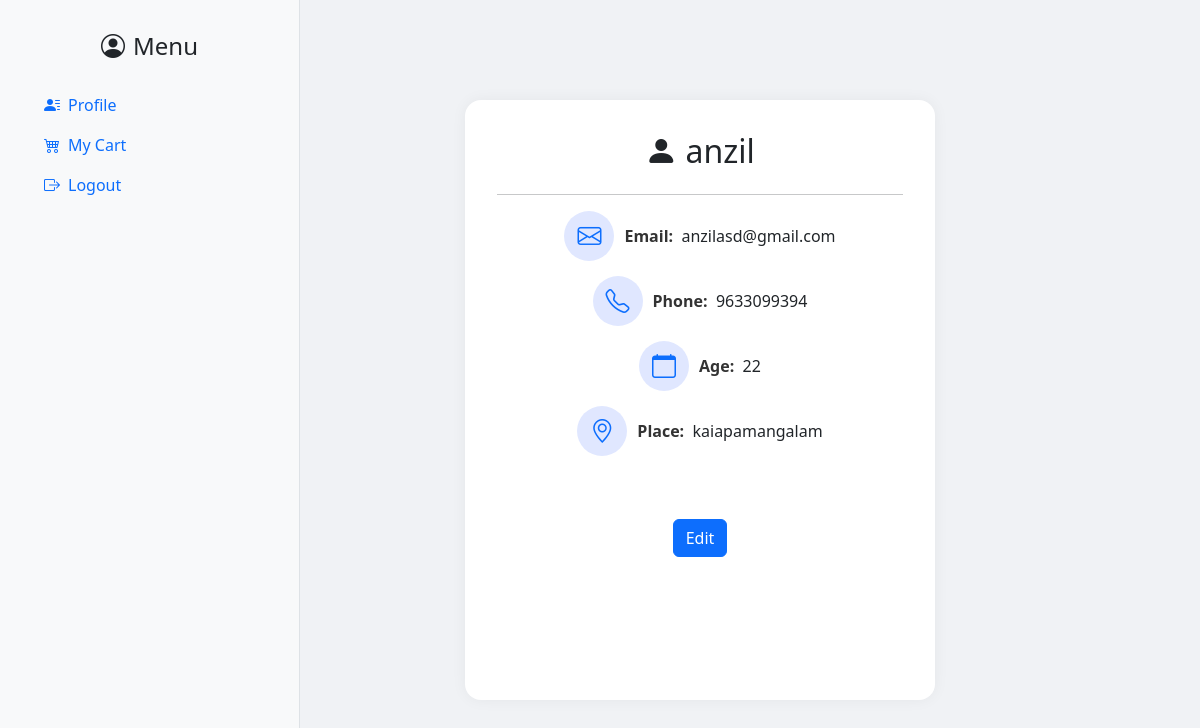
The app's page /profile/ (signed in) with its own data.
### myapp/models.py (models this page shows, shortened)
class Userdetails(AbstractUser):
    age = models.IntegerField(default=15, blank=True, null=True)
    phoneNumber = models.CharField(max_length=15, default="0000000000", blank=True)
    place = models.CharField(max_length=255, default='Unknown', blank=True)

### myapp/views.py (the view)
# urls.py: path('profile/',views.profile_view,name="profile"),
def profile_view(request):
    return render( request,'./profile.html')

### myapp/templates/profile.html (shortened to what this page needs)
<!DOCTYPE html>
<html>
<head>
    <link href="https://cdn.jsdelivr.net/npm/bootstrap@5.3.0/dist/css/bootstrap.min.css" rel="stylesheet">
    <link href="https://cdn.jsdelivr.net/npm/bootstrap-icons@1.10.5/font/bootstrap-icons.css" rel="stylesheet">
</head>
<body>
<div class="container-fluid">
    <div class="row">
        <div class="col-md-3 sidebar">
            <h4 class="text-center"><i class="bi bi-person-circle me-2"></i>Menu</h4>
            <ul class="nav flex-column px-3 mt-4">
                <li class="nav-item"><a class="nav-link active" href="#"><i class="bi bi-person-lines-fill me-2"></i>Profile</a></li>
                <li class="nav-item"><a class="nav-link" href="#"><i class="bi bi-cart4 me-2"></i>My Cart</a></li>
                <li class="nav-item"><a class="nav-link" href="{% url 'logout' %}"><i class="bi bi-box-arrow-right me-2"></i>Logout</a></li>
            </ul>
        </div>
        <div class="col-md-8 profile-content d-flex justify-content-center align-items-center">
            <div class="col-md-8 profile-card">
                <h2 class="mb-4"><i class="bi bi-person-fill"></i> {{ user.username }}</h2>
                <hr>
                <div class="info-row">
                    <div class="icon-circle"><i class="bi bi-envelope"></i></div>
                    <span class="profile-title">Email:</span>&nbsp; {{ user.email }}
                </div>
                <div class="info-row">
                    <div class="icon-circle"><i class="bi bi-telephone"></i></div>
                    <span class="profile-title">Phone:</span>&nbsp; {{ user.phoneNumber }}
                </div>
                <div class="info-row">
                    <div class="icon-circle"><i class="bi bi-calendar"></i></div>
                    <span class="profile-title">Age:</span>&nbsp; {{ user.age }}
                </div>
                <div class="info-row">
                    <div class="icon-circle"><i class="bi bi-geo-alt"></i></div>
                    <span class="profile-title">Place:</span>&nbsp; {{ user.place }}
                </div>
                <br>
                <br>
                <div>
                    <a href="{% url 'update_user'%}" style="display:inline-flex;" class="btn btn-primary">Edit</a>
                </div>
            </div>
        </div>
    </div>
</div>
</body>
</html>

### myapp/templates/profile.html (style rules this page uses)
body { background-color: #f0f2f5; }
.sidebar { height: 100vh; padding-top: 2rem; background-color: #f8f9fa; border-right: 1px solid #dee2e6; }
.profile-content { padding: 3rem; }
.profile-card { height: 600px; background: white; border-radius: 1rem; padding: 2rem; box-shadow: 0 0 15px rgba(0,0,0,0.05); text-align: center; }
.icon-circle { width: 50px; height: 50px; display: inline-flex; justify-content: center; align-items: center; border-radius: 50%; background-color: #e0e7ff; color: #0d6efd; font-size: 1.5rem; margin-right: 10px; }
.profile-title { font-weight: 600; color: #333; }
.info-row { display: flex; align-items: center; justify-content: center; margin: 15px 0; }

### records on screen
Userdetails: username "anzil", email "anzilasd@gmail.com", phoneNumber "9633099394", age "22", place "kaiapamangalam"
